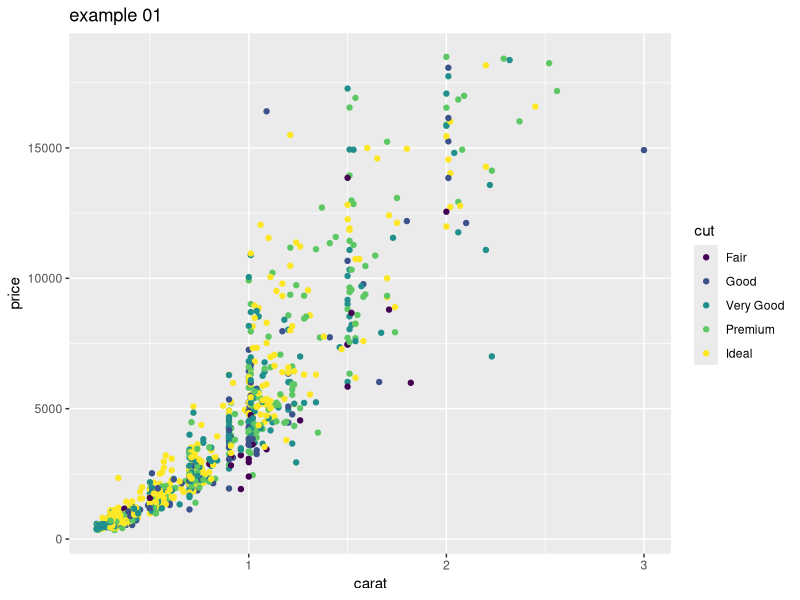
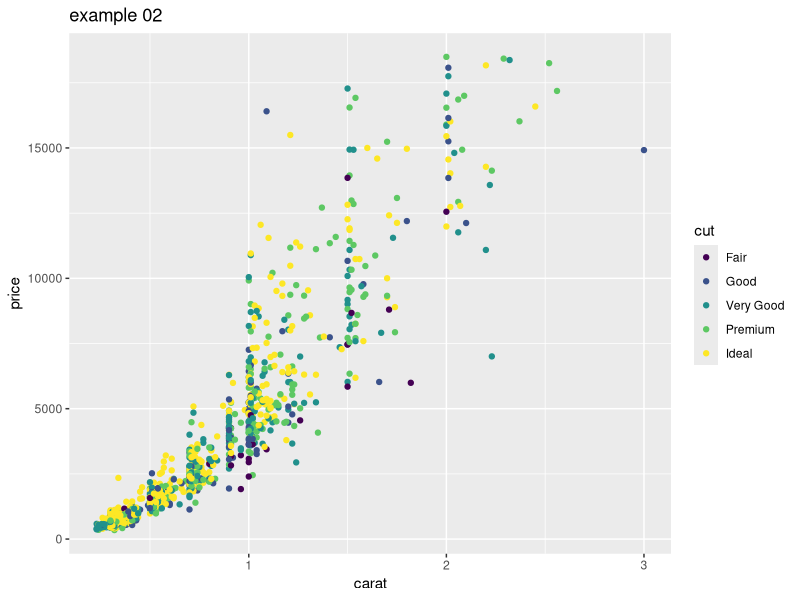
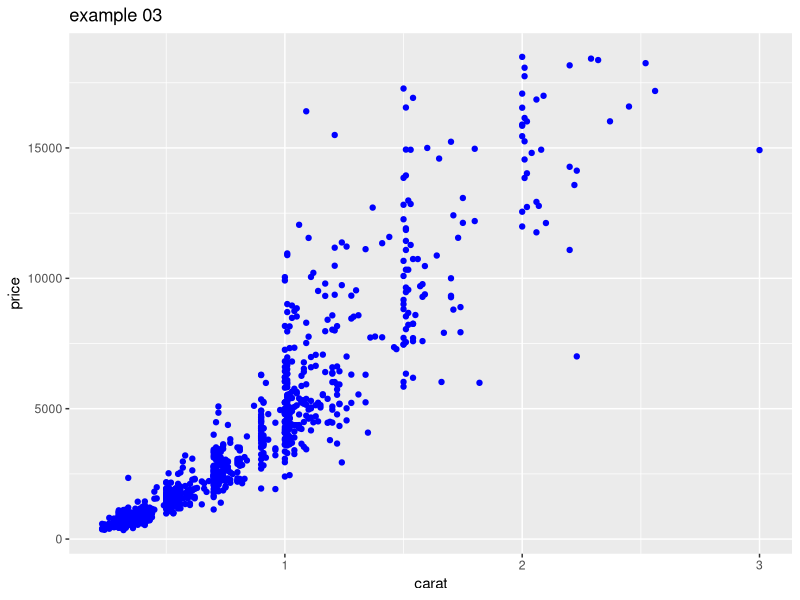
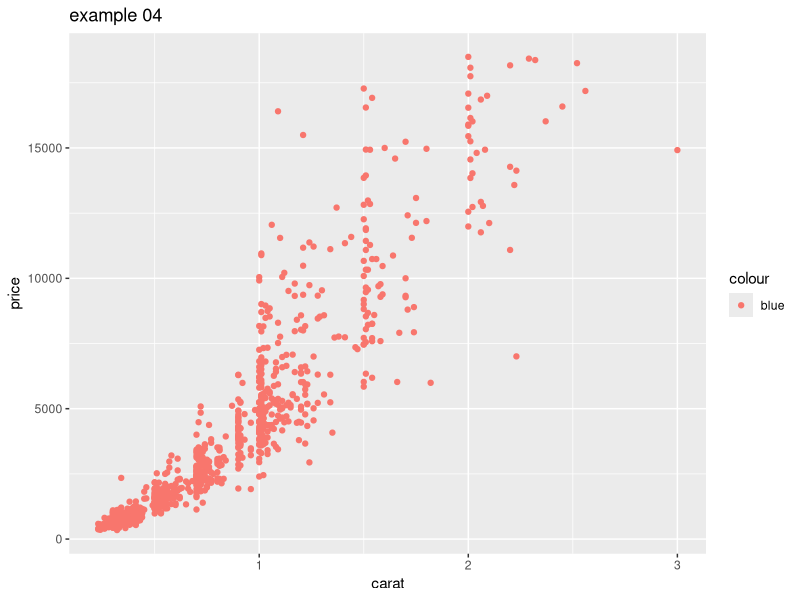

Recreate these plots in R, in order.
# Activity 01_04: Understanding some subtleties with aesthetics

library(ggplot2)

set.seed(42)
small <- diamonds[sample(nrow(diamonds),1000),] 

head(small)

# example 01
ggplot(small, aes(carat, price, color = cut)) + 
  geom_point()  + 
  ggtitle('example 01')

# example 02
ggplot(small, aes(x = carat, y = price)) + 
  geom_point(aes(color = cut))  + 
  ggtitle('example 02')

# example 03
ggplot(small, aes(x = carat, y = price)) + 
  geom_point(color = 'blue')  + 
  ggtitle('example 03')

# example 04
ggplot(small, aes(x = carat, y = price)) + 
  geom_point(aes(color = 'blue'))  + 
  ggtitle('example 04')
